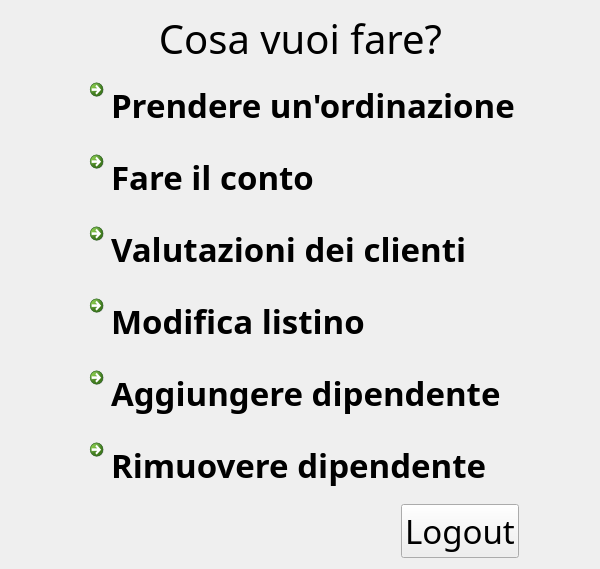
<?xml version="1.0" encoding="UTF-8"?>
<ui version="4.0">
 <class>HolderView</class>
 <widget class="QWidget" name="HolderView">
  <property name="geometry">
   <rect>
    <x>0</x>
    <y>0</y>
    <width>600</width>
    <height>484</height>
   </rect>
  </property>
  <property name="windowTitle">
   <string>Form</string>
  </property>
  <layout class="QGridLayout" name="gridLayout">
   <item row="0" column="1">
    <spacer name="verticalSpacer_2">
     <property name="orientation">
      <enum>Qt::Vertical</enum>
     </property>
     <property name="sizeHint" stdset="0">
      <size>
       <width>20</width>
       <height>40</height>
      </size>
     </property>
    </spacer>
   </item>
   <item row="1" column="0">
    <spacer name="horizontalSpacer_2">
     <property name="orientation">
      <enum>Qt::Horizontal</enum>
     </property>
     <property name="sizeHint" stdset="0">
      <size>
       <width>40</width>
       <height>20</height>
      </size>
     </property>
    </spacer>
   </item>
   <item row="1" column="1">
    <layout class="QVBoxLayout" name="verticalLayout">
     <item>
      <widget class="QLabel" name="label">
       <property name="font">
        <font>
         <family>Maiandra GD</family>
         <pointsize>30</pointsize>
        </font>
       </property>
       <property name="text">
        <string>Cosa vuoi fare?</string>
       </property>
       <property name="alignment">
        <set>Qt::AlignCenter</set>
       </property>
      </widget>
     </item>
     <item>
      <spacer name="verticalSpacer_3">
       <property name="orientation">
        <enum>Qt::Vertical</enum>
       </property>
       <property name="sizeHint" stdset="0">
        <size>
         <width>20</width>
         <height>40</height>
        </size>
       </property>
      </spacer>
     </item>
     <item>
      <spacer name="verticalSpacer_4">
       <property name="orientation">
        <enum>Qt::Vertical</enum>
       </property>
       <property name="sizeHint" stdset="0">
        <size>
         <width>20</width>
         <height>40</height>
        </size>
       </property>
      </spacer>
     </item>
     <item>
      <widget class="QCommandLinkButton" name="order">
       <property name="font">
        <font>
         <family>Maiandra GD</family>
         <pointsize>25</pointsize>
        </font>
       </property>
       <property name="text">
        <string>Prendere un'ordinazione</string>
       </property>
      </widget>
     </item>
     <item>
      <widget class="QCommandLinkButton" name="bill">
       <property name="font">
        <font>
         <family>Maiandra GD</family>
         <pointsize>25</pointsize>
        </font>
       </property>
       <property name="text">
        <string>Fare il conto</string>
       </property>
      </widget>
     </item>
     <item>
      <widget class="QCommandLinkButton" name="valuation">
       <property name="font">
        <font>
         <family>Maiandra GD</family>
         <pointsize>25</pointsize>
        </font>
       </property>
       <property name="text">
        <string>Valutazioni dei clienti</string>
       </property>
      </widget>
     </item>
     <item>
      <widget class="QCommandLinkButton" name="modifyList">
       <property name="font">
        <font>
         <family>Maiandra GD</family>
         <pointsize>25</pointsize>
        </font>
       </property>
       <property name="text">
        <string>Modifica listino</string>
       </property>
      </widget>
     </item>
     <item>
      <widget class="QCommandLinkButton" name="addWaiter">
       <property name="font">
        <font>
         <family>Maiandra GD</family>
         <pointsize>25</pointsize>
        </font>
       </property>
       <property name="text">
        <string>Aggiungere dipendente</string>
       </property>
      </widget>
     </item>
     <item>
      <widget class="QCommandLinkButton" name="removeWaiter">
       <property name="font">
        <font>
         <family>Maiandra GD</family>
         <pointsize>25</pointsize>
        </font>
       </property>
       <property name="text">
        <string>Rimuovere dipendente</string>
       </property>
      </widget>
     </item>
     <item>
      <spacer name="verticalSpacer_6">
       <property name="orientation">
        <enum>Qt::Vertical</enum>
       </property>
       <property name="sizeHint" stdset="0">
        <size>
         <width>20</width>
         <height>40</height>
        </size>
       </property>
      </spacer>
     </item>
     <item>
      <spacer name="verticalSpacer_5">
       <property name="orientation">
        <enum>Qt::Vertical</enum>
       </property>
       <property name="sizeHint" stdset="0">
        <size>
         <width>20</width>
         <height>40</height>
        </size>
       </property>
      </spacer>
     </item>
     <item>
      <layout class="QHBoxLayout" name="horizontalLayout">
       <item>
        <spacer name="horizontalSpacer">
         <property name="orientation">
          <enum>Qt::Horizontal</enum>
         </property>
         <property name="sizeHint" stdset="0">
          <size>
           <width>40</width>
           <height>20</height>
          </size>
         </property>
        </spacer>
       </item>
       <item>
        <widget class="QPushButton" name="logout">
         <property name="font">
          <font>
           <family>Maiandra GD</family>
           <pointsize>25</pointsize>
          </font>
         </property>
         <property name="text">
          <string>Logout</string>
         </property>
        </widget>
       </item>
      </layout>
     </item>
    </layout>
   </item>
   <item row="1" column="2">
    <spacer name="horizontalSpacer_3">
     <property name="orientation">
      <enum>Qt::Horizontal</enum>
     </property>
     <property name="sizeHint" stdset="0">
      <size>
       <width>40</width>
       <height>20</height>
      </size>
     </property>
    </spacer>
   </item>
   <item row="2" column="1">
    <spacer name="verticalSpacer">
     <property name="orientation">
      <enum>Qt::Vertical</enum>
     </property>
     <property name="sizeHint" stdset="0">
      <size>
       <width>20</width>
       <height>40</height>
      </size>
     </property>
    </spacer>
   </item>
  </layout>
 </widget>
 <resources/>
 <connections/>
</ui>
